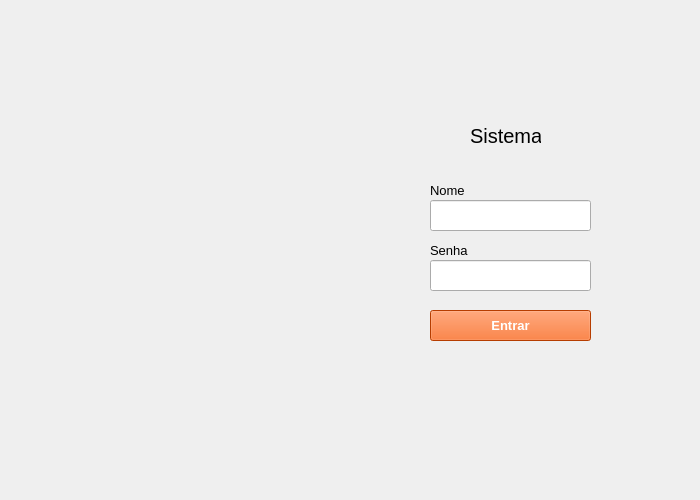
<?xml version="1.0" encoding="UTF-8"?>
<ui version="4.0">
 <class>Login</class>
 <widget class="QWidget" name="Login">
  <property name="geometry">
   <rect>
    <x>0</x>
    <y>0</y>
    <width>700</width>
    <height>500</height>
   </rect>
  </property>
  <property name="sizePolicy">
   <sizepolicy hsizetype="Fixed" vsizetype="Fixed">
    <horstretch>0</horstretch>
    <verstretch>0</verstretch>
   </sizepolicy>
  </property>
  <property name="minimumSize">
   <size>
    <width>700</width>
    <height>500</height>
   </size>
  </property>
  <property name="maximumSize">
   <size>
    <width>700</width>
    <height>500</height>
   </size>
  </property>
  <property name="acceptDrops">
   <bool>true</bool>
  </property>
  <property name="windowTitle">
   <string>Form</string>
  </property>
  <property name="autoFillBackground">
   <bool>false</bool>
  </property>
  <widget class="QWidget" name="widget" native="true">
   <property name="geometry">
    <rect>
     <x>50</x>
     <y>70</y>
     <width>600</width>
     <height>350</height>
    </rect>
   </property>
   <property name="sizePolicy">
    <sizepolicy hsizetype="Expanding" vsizetype="Preferred">
     <horstretch>0</horstretch>
     <verstretch>0</verstretch>
    </sizepolicy>
   </property>
   <widget class="QPushButton" name="btn_entrar">
    <property name="geometry">
     <rect>
      <x>380</x>
      <y>240</y>
      <width>161</width>
      <height>31</height>
     </rect>
    </property>
    <property name="font">
     <font>
      <pointsize>10</pointsize>
      <weight>75</weight>
      <bold>true</bold>
     </font>
    </property>
    <property name="styleSheet">
     <string notr="true">color: rgb(255, 255, 255);
background-color: rgb(255, 85, 0);</string>
    </property>
    <property name="text">
     <string>Entrar</string>
    </property>
   </widget>
   <widget class="QLabel" name="nomeUser">
    <property name="geometry">
     <rect>
      <x>380</x>
      <y>110</y>
      <width>81</width>
      <height>21</height>
     </rect>
    </property>
    <property name="font">
     <font>
      <pointsize>10</pointsize>
      <kerning>true</kerning>
     </font>
    </property>
    <property name="text">
     <string>Nome</string>
    </property>
   </widget>
   <widget class="QLineEdit" name="inputNome">
    <property name="geometry">
     <rect>
      <x>380</x>
      <y>130</y>
      <width>161</width>
      <height>31</height>
     </rect>
    </property>
   </widget>
   <widget class="QLabel" name="Sistema">
    <property name="geometry">
     <rect>
      <x>420</x>
      <y>50</y>
      <width>71</width>
      <height>31</height>
     </rect>
    </property>
    <property name="font">
     <font>
      <pointsize>15</pointsize>
     </font>
    </property>
    <property name="text">
     <string>Sistema</string>
    </property>
   </widget>
   <widget class="QLabel" name="senhaUser">
    <property name="geometry">
     <rect>
      <x>380</x>
      <y>170</y>
      <width>81</width>
      <height>21</height>
     </rect>
    </property>
    <property name="font">
     <font>
      <pointsize>10</pointsize>
     </font>
    </property>
    <property name="text">
     <string>Senha</string>
    </property>
   </widget>
   <widget class="QLineEdit" name="inputSenha">
    <property name="geometry">
     <rect>
      <x>380</x>
      <y>190</y>
      <width>161</width>
      <height>31</height>
     </rect>
    </property>
   </widget>
   <widget class="QLabel" name="Logo">
    <property name="geometry">
     <rect>
      <x>0</x>
      <y>0</y>
      <width>350</width>
      <height>350</height>
     </rect>
    </property>
    <property name="maximumSize">
     <size>
      <width>400</width>
      <height>400</height>
     </size>
    </property>
    <property name="text">
     <string/>
    </property>
    <property name="pixmap">
     <pixmap>img/logo.png</pixmap>
    </property>
    <property name="scaledContents">
     <bool>true</bool>
    </property>
   </widget>
   <widget class="QLabel" name="imgUser">
    <property name="geometry">
     <rect>
      <x>340</x>
      <y>130</y>
      <width>35</width>
      <height>35</height>
     </rect>
    </property>
    <property name="font">
     <font>
      <pointsize>10</pointsize>
     </font>
    </property>
    <property name="text">
     <string/>
    </property>
    <property name="pixmap">
     <pixmap>img/user.png</pixmap>
    </property>
    <property name="scaledContents">
     <bool>true</bool>
    </property>
   </widget>
   <widget class="QLabel" name="imgSenha">
    <property name="geometry">
     <rect>
      <x>340</x>
      <y>190</y>
      <width>30</width>
      <height>30</height>
     </rect>
    </property>
    <property name="font">
     <font>
      <pointsize>10</pointsize>
     </font>
    </property>
    <property name="text">
     <string/>
    </property>
    <property name="pixmap">
     <pixmap>img/key.png</pixmap>
    </property>
    <property name="scaledContents">
     <bool>true</bool>
    </property>
   </widget>
  </widget>
 </widget>
 <resources/>
 <connections/>
</ui>
